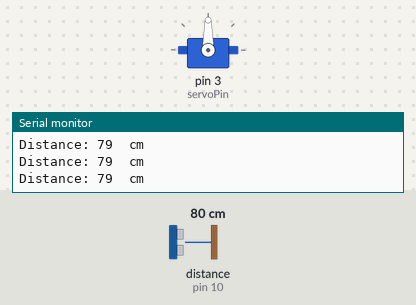
Bench run of a sketch on a simulated Arduino Uno, built with avr-gcc and run on an emulated ATmega328P. Parts: servo, the last lines printed to the serial monitor. Wiring (inferred from the names in the program): ultrasonic range finder: trigger pin 9; echo pin 10. The test bench sets the inputs (shaded band); at power-on: distance to the obstacle (sensor on pin 10) 80 cm. The echo pulse lasts 58.3 µs per cm.

Above: at 1.2 s.
1.3 s: distance to the obstacle (sensor on pin 10) set to 22 cm
2.8 s: distance to the obstacle (sensor on pin 10) set to 18 cm
At 3.7 s:
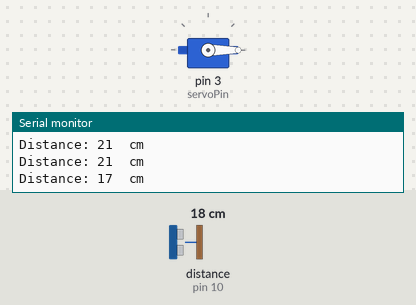
5.8 s: distance to the obstacle (sensor on pin 10) set to 35 cm
At 6.4 s:
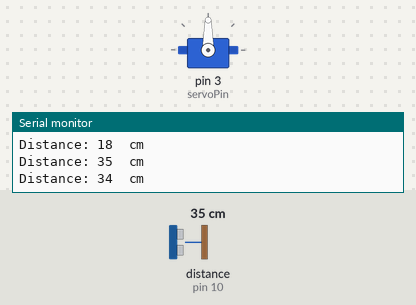
7.6 s: distance to the obstacle (sensor on pin 10) set to 2 cm
At 8.4 s:
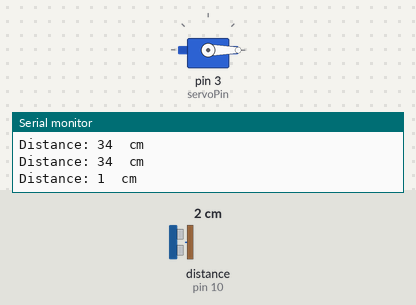
Timing chart, 0 to 11.6 s (numbered marks = the images above; inputs shaded):
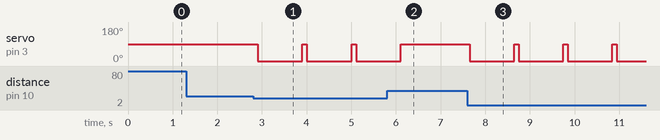

Measured:
- the behaviour switches between 21 and 20 cm on distance to the obstacle (sensor on pin 10) (found by bisection; images 0 and 1)
- after the input at 2.8 s, servo on pin 3 (servoPin): alternates 90° for 0.10 s and 0° for 1.0 s, starting after 0.10 s
- after the input at 5.8 s, servo on pin 3 (servoPin): goes on until 6.1 s, then stays 90°
- after the input at 7.6 s, servo on pin 3 (servoPin): alternates 90° for 0.10 s and 0° for 1.0 s, starting after 0.05 s

The sketch:

ultrason_servo.ino
```cpp
#include <Servo.h>

const int trigPin = 9;   //broche de déclenchement du capteur
const int echoPin = 10;  //broche d'echo
int servoPin = 3;
Servo monServo;

void setup() {
  // put your setup code here, to run once:
  pinMode(trigPin, OUTPUT);
  pinMode(echoPin, INPUT);
  monServo.attach(servoPin) ;
  monServo.write(90); //position initiale
  Serial.begin(9600);


}

void loop() {

 // put your main code here, to run repeatedly:
  digitalWrite(trigPin, LOW);
  delayMicroseconds(2);
  digitalWrite(trigPin, HIGH);
  delayMicroseconds(10);
  digitalWrite(trigPin, LOW);

  long duration = pulseIn(echoPin, HIGH);

  int distance = duration/58.2; //conversion cm

  Serial.print("Distance: ");
  Serial.print(distance);
  Serial.println("  cm");

  if (distance < 20) {
    monServo.write(0); //déplacement
    delay(1000);
    monServo.write(90);
  }

  delay(100);


}
```
